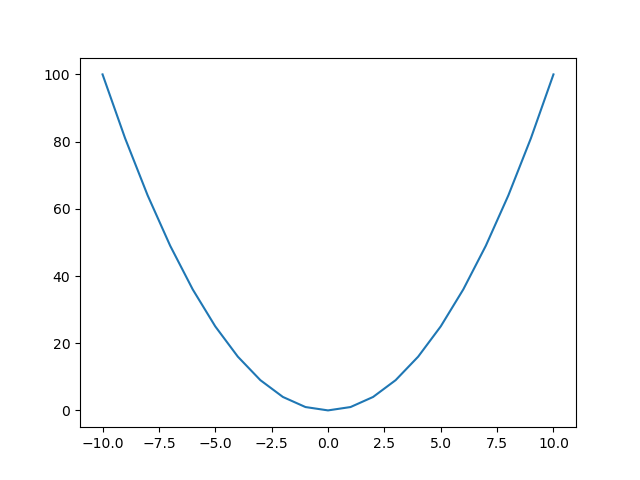

Generate this figure with Python:
# 绘制y = x的平方曲线
import numpy as np
import matplotlib.pyplot as plt

# 数据准备
x = np.arange(-10, 11, 1)  # 或者np.linspace(-5,6,100)
y = x ** 2  # y=pow(x,2)

# 图纸绘制部分
fig = plt.figure()
ax = fig.add_subplot()
plt.plot(x, y)

# 图像保存显示
plt.savefig('demo01')
plt.show()